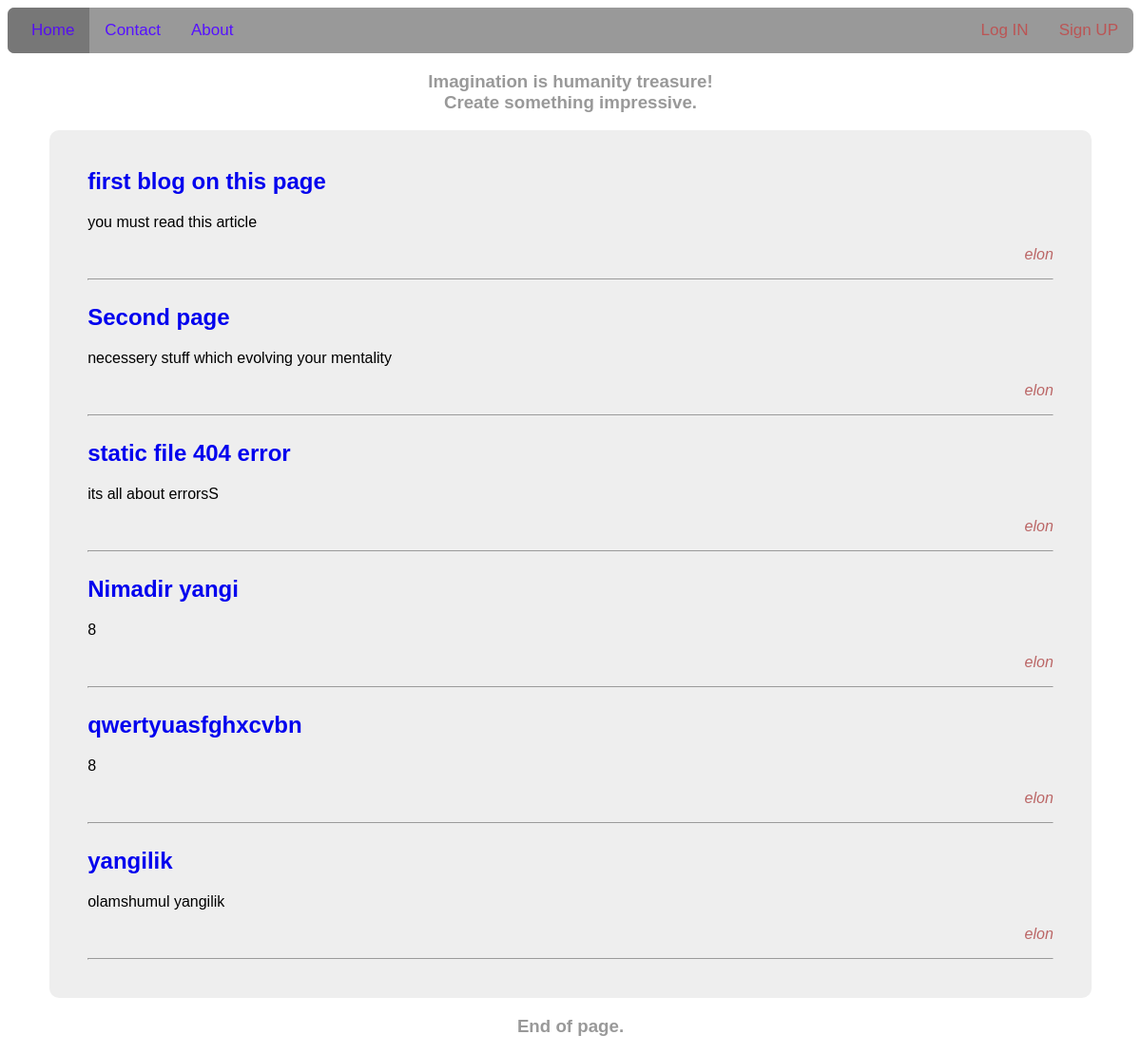
The page / on the database its author committed.
### blog/models.py (models this page shows, shortened)
class Post(models.Model):
	title = models.CharField(max_length=100)
	author = models.ForeignKey(
		'auth.User',
		on_delete=models.CASCADE)
	summary = models.CharField(max_length=300)
	body= models.TextField()

### blog/views.py (the view)
# urls.py: path('', BlogListView.as_view(), name='home'),
class BlogListView(ListView):
	model = Post
	template_name = 'home.html'

### templates/home.html
{% extends "base.html" %}
{% block content %}
	{% for post in object_list %}
		<div class="post">
		<h2><a href="{% url 'post_detail' post.pk %}">{{ post.title }}</a></h2>
		<p>{{ post.summary }}</p>
		<p class="autor"><i>{{ post.author }}</i></p><hr>
		</div>
	{% endfor %}
{% endblock content %}

### templates/base.html (shortened to what this page needs)
{% load static %}
<!DOCTYPE html>
<html>
<head>
	<link rel="stylesheet" type="text/css" href="{% static 'css/base.css' %}">
</head>
<body>
	<header>
<div class="topnav">
  <a class="active" href="{% url 'home' %}">Home</a>
  <a href="#contact">Contact</a>
  <a href="#about">About</a>
  <span class="log">
  	{% if user.is_authenticated %}
  	<a href="{% url 'post_new' %}">Add New</a>
  	<a href="{% url 'logout' %}">Chiqish (Quit)</a>
  	<p>Xhush kelibsiz (Welcome), {{ user.username }} !</p>
  	{% else %}
  	<a href="{% url 'login' %}">Log IN</a>
  	<a href="{% url 'signup' %}">Sign UP</a>
  	  	{% endif %}
  </span>
</div>
	<div class="cen"><h3>Imagination is humanity treasure! <br>Create something impressive.</h3></div>
	</header>
	<div class="container">
		{% block content %}
		{% endblock content %}
	</div>
	<footer class="cen">
		<h3 >End of page.</h3>
	</footer>
</body>
</html>

### static/css/base.css (style rules this page uses)
body { font-family: sans-serif; }
.topnav { background-color: #999; overflow: hidden; border-radius: 7px; }
.topnav a { float: left; color: #51f; text-align: center; padding: 14px 16px; text-decoration: none; font-size: 17px; }
.topnav a.active { padding-left: 25px; background-color: #777; color: #51e; }
.container { background-color: #eee; width: 90%; margin: auto; padding: 15px; border-radius: 10px; }
.cen h3 { text-align: center; color: #999; }
.post { margin:25px; }
.post h2 a { text-decoration: none; }
.autor { text-align:right; color: #b66; }
.log { float: right; text-align: center; display: inline-block; }
.log a { color: #b55; }

### rows shown on the page
Post: title "first blog on this page", summary "you must read this article", author "elon"
Post: title "Second page", summary "necessery stuff which evolving your mentality", author "elon"
Post: title "static file 404 error", summary "its all about errorsS", author "elon"
Post: title "Nimadir yangi", summary "8", author "elon"
Post: title "qwertyuasfghxcvbn", summary "8", author "elon"
Post: title "yangilik", summary "olamshumul yangilik", author "elon"
